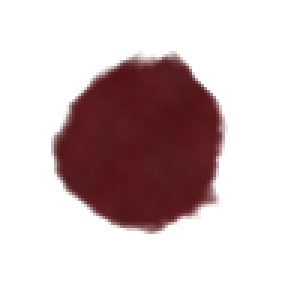
#> input picture Assets/EmergencyShift/Art/Effects/BloodPools01/Drop4.png, 96 x 96 px, given in place of thin-straight.png, which was not available (shown 3 times larger)
$ python prepare.py
#> lines starting #> are read from the running program, lines starting #| are printed output that depends on the picture; pictures that were not available may be replaced by others from this repository, and a replacement may not be noted
import hashlib
import json
import shutil
import subprocess
import wave
from pathlib import Path

import numpy as np
from PIL import Image, ImageDraw

HERE = Path(__file__).resolve().parent
PROJECT = next((parent for parent in HERE.parents if (parent / 'Assets/EmergencyShift').is_dir()), HERE.parents[1] / 'outputs/EmergencyShift')
if not HERE.is_relative_to(PROJECT) and not (HERE / 'scene-before.unity').exists():
    shutil.copyfile(PROJECT / 'Assets/EmergencyShift/Scenes/MorgueRouteTest.unity', HERE / 'scene-before.unity')
    (HERE / 'git-before.txt').write_bytes(subprocess.check_output(['git', '-C', str(PROJECT), 'status', '--porcelain=v1']))
    (HERE / 'assets-before.json').write_text(json.dumps({p.relative_to(PROJECT).as_posix(): hashlib.sha256(p.read_bytes()).hexdigest() for p in (PROJECT / 'Assets/EmergencyShift').rglob('*') if p.is_file()}, indent=2))

family = PROJECT / 'Concepts/Used/Environment/AccessDoorTrial01'
art = PROJECT / 'Assets/EmergencyShift/Art/Environment/AccessDoorTrial01'
audio = PROJECT / 'Assets/EmergencyShift/Audio/AccessDoorTrial01'
for folder in (family, art, audio):
    folder.mkdir(parents=True, exist_ok=True)

# Technical stencil: a card outline, magnetic stripe and contact chip. The wear
# comes from the existing floor paint alpha, keeping the established grain.
size = 512
alpha = Image.new('L', (size, size))
#> alpha: PIL image 512x512 L; every value is 0
draw = ImageDraw.Draw(alpha)
draw.rounded_rectangle((66, 126, 446, 386), radius=24, outline=255, width=24)
draw.rectangle((87, 174, 425, 202), fill=255)
draw.rounded_rectangle((120, 253, 194, 316), radius=6, outline=255, width=16)
paint = Image.open(PROJECT / 'Assets/EmergencyShift/Art/Environment/FloorMarkings/thin-straight.png').convert('RGBA')
#> paint is the input picture: PIL image 96x96 RGBA; mean R, G, B, A 67.9, 1.1, 4.1, 61
paint_alpha = np.asarray(paint.getchannel('A'))
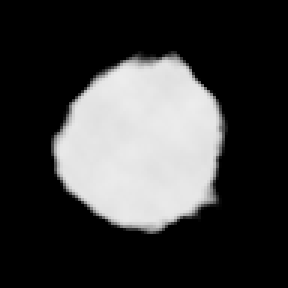
#> paint_alpha: shape (96, 96) (shown 3 times larger); min 0, max 236, mean 61
# Sample within the painted centre, rather than its transparent background.
rows = np.where(paint_alpha.mean(axis=1) > 100)[0]
#> rows = 37 values from 31 to 67
strip = paint.getchannel('A').crop((0, int(rows[0]), size, int(rows[-1]) + 1)).resize((size, size))
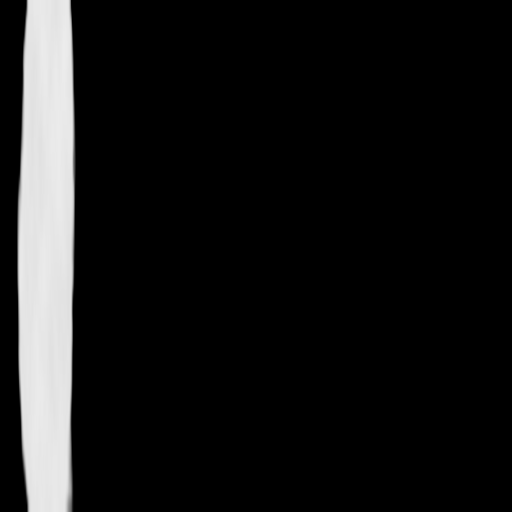
#> strip: PIL image 512x512 L; min 0, max 236, mean 22.8
mask = np.asarray(alpha, dtype=np.float32) * (.72 + .28 * np.asarray(strip) / 255)
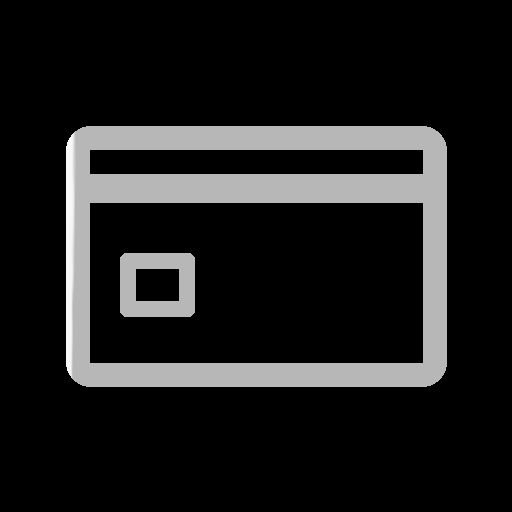
#> mask: shape (512, 512) float64; min 0, max 248.6, mean 29.1
image = Image.new('RGBA', (size, size), (255, 255, 255, 0))
image.putalpha(Image.fromarray(mask.astype(np.uint8)))
image.save(art / 'card-stencil.png')
shutil.copyfile(art / 'card-stencil.png', family / 'card-stencil.png')
(family / 'card-stencil.svg').write_text('<svg xmlns="http://www.w3.org/2000/svg" viewBox="0 0 512 512"><g fill="none" stroke="white" stroke-width="24"><rect x="78" y="138" width="356" height="236" rx="12"/><path d="M87 188H425" stroke-width="28"/><rect x="128" y="261" width="58" height="47" rx="2" stroke-width="16"/></g></svg>')

rate = 48000
def tone(length, frequency, amplitude):
    t = np.arange(round(length * rate)) / rate
    envelope = np.minimum(t / .008, 1) * np.minimum((length - t) / .022, 1)
    return amplitude * envelope * (np.sin(2 * np.pi * frequency * t) + .07 * np.sin(4 * np.pi * frequency * t))

signals = {
    'reader-denied': np.concatenate([tone(.11, 415, .42), np.zeros(round(.045 * rate)), tone(.13, 330, .42)]),
    'reader-granted': np.concatenate([tone(.065, 830, .32), np.zeros(round(.025 * rate)), tone(.09, 1108, .32)]),
}
for name, signal in signals.items():
    # Quiet, short, low-pass shaped electronic reader tones; no replacement of
    # recorded rail/latch sounds. PCM mono assets, no runtime synthesis.
    signal = np.convolve(signal, np.ones(5) / 5, mode='same')
    with wave.open(str(audio / f'{name}.wav'), 'wb') as out:
        out.setnchannels(1)
        out.setsampwidth(2)
        out.setframerate(rate)
        out.writeframes((np.clip(signal, -1, 1) * 32767).astype('<i2').tobytes())
    shutil.copyfile(audio / f'{name}.wav', family / f'{name}.wav')

entries = []
for path in [art / 'card-stencil.png', *audio.glob('*.wav')]:
    entries.append(dict(path=path.relative_to(PROJECT).as_posix(), sha256=hashlib.sha256(path.read_bytes()).hexdigest()))
(family / 'provenance.json').write_text(json.dumps(dict(date='2026-10-19', status='In-game two-door trial; owner evaluation pending', author='Project-authored technical stencil and synthesized reader signals', method='prepare.py: geometric card stencil with existing floor paint alpha; offline PCM sine pairs with soft envelopes and FIR smoothing', paintSource='Assets/EmergencyShift/Art/Environment/FloorMarkings/thin-straight.png', license='Original project content; existing paint provenance remains in FloorMarkings01', production=entries), ensure_ascii=False, indent=2) + '\n', encoding='utf-8')
if Path(__file__).resolve() != (family / 'prepare.py').resolve():
    shutil.copyfile(__file__, family / 'prepare.py')
(family / 'README.md').write_text('# AccessDoorTrial01\n\nПроба на H-P (зелёная) и H-O3 (синяя) в MorgueRouteTest. Рамки составлены из существующей разметки пола. Новая пиктограмма — технический трафарет карты с полосой и чипом; прозрачная матовая краска, без текста и свечения. Исходный SVG сохраняет геометрию, PNG содержит фактуру прежней краски.\n\nКороткие синтезированные звуки считывателя созданы офлайн (48 kHz mono PCM): нисходящая пара — отказ, восходящая — доступ. Это отдельные сигналы терминала; принятые записи движения/остановки дверей сохранены. Громкость .32, задержка открытия .24 с, повтор отказа не чаще .8 с. Художественное и звуковое одобрение ожидается.\n\nprepare.py — процедура подготовки; запуск сохранённого скрипта из этой папки найдёт корень Unity-проекта и повторно экспортирует только ресурсы этой пробы. Исходные модули разметки и сцены не меняет. Происхождение — provenance.json.\n', encoding='utf-8')
print(json.dumps(entries, indent=2))
